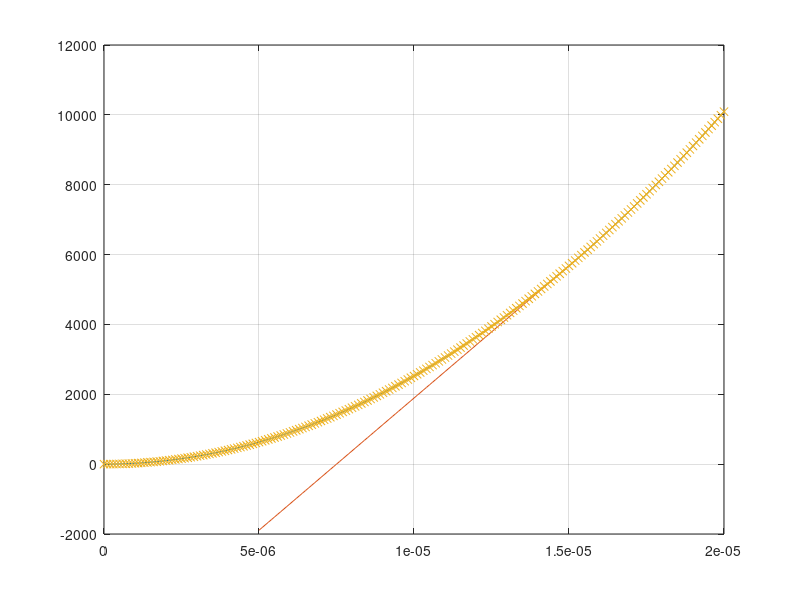

Reproduce this figure in MATLAB.
clear;

rho = 1055;
Q0 = 15*1e-6;
d1 = 0.00204;
d2 = 0.00382;

Q = (0:.1:20)*1e-6;
A1 = d1*d1*pi/4;
A2 = d2*d2*pi/4;

v1 = Q/A1;
v2 = Q/A2;

dpv = 8*rho*Q.^2/pi^2*(1/d1^2 - 1/d2^2)^2;

R = 16*rho/pi^2*(1./d1.^2 - 1./d2.^2)^2*Q0;
R2 = 8*rho/pi^2*(1./d1.^2 - 1./d2.^2)^2;

dp0 = 8*rho*Q0^2/pi^2*(1/d1^2 - 1/d2^2)^2;
Q_lin = (5:.1:15)*1e-6;
dp_lin = dp0 + R*(Q_lin-Q0);

figure;
plot(Q,dpv);
hold on; grid on;
plot(Q_lin,dp_lin);
plot(Q,R2*Q.^2,'x');

